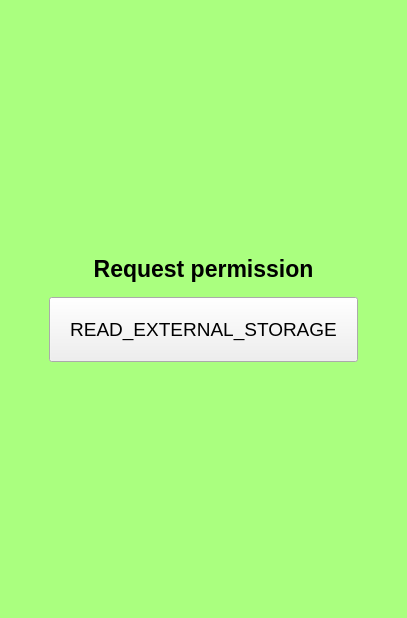
<?xml version="1.0" encoding="UTF-8"?>
<ui version="4.0">
 <class>MainWindow</class>
 <widget class="QMainWindow" name="MainWindow">
  <property name="geometry">
   <rect>
    <x>0</x>
    <y>0</y>
    <width>407</width>
    <height>618</height>
   </rect>
  </property>
  <property name="palette">
   <palette>
    <active>
     <colorrole role="Base">
      <brush brushstyle="SolidPattern">
       <color alpha="255">
        <red>255</red>
        <green>255</green>
        <blue>255</blue>
       </color>
      </brush>
     </colorrole>
     <colorrole role="Window">
      <brush brushstyle="SolidPattern">
       <color alpha="255">
        <red>170</red>
        <green>255</green>
        <blue>127</blue>
       </color>
      </brush>
     </colorrole>
    </active>
    <inactive>
     <colorrole role="Base">
      <brush brushstyle="SolidPattern">
       <color alpha="255">
        <red>255</red>
        <green>255</green>
        <blue>255</blue>
       </color>
      </brush>
     </colorrole>
     <colorrole role="Window">
      <brush brushstyle="SolidPattern">
       <color alpha="255">
        <red>170</red>
        <green>255</green>
        <blue>127</blue>
       </color>
      </brush>
     </colorrole>
    </inactive>
    <disabled>
     <colorrole role="Base">
      <brush brushstyle="SolidPattern">
       <color alpha="255">
        <red>170</red>
        <green>255</green>
        <blue>127</blue>
       </color>
      </brush>
     </colorrole>
     <colorrole role="Window">
      <brush brushstyle="SolidPattern">
       <color alpha="255">
        <red>170</red>
        <green>255</green>
        <blue>127</blue>
       </color>
      </brush>
     </colorrole>
    </disabled>
   </palette>
  </property>
  <property name="windowTitle">
   <string>Permission Test</string>
  </property>
  <property name="locale">
   <locale language="English" country="UnitedStates"/>
  </property>
  <widget class="QWidget" name="centralWidget">
   <layout class="QHBoxLayout" name="horizontalLayout">
    <item>
     <spacer name="horizontalSpacer">
      <property name="orientation">
       <enum>Qt::Horizontal</enum>
      </property>
      <property name="sizeHint" stdset="0">
       <size>
        <width>70</width>
        <height>20</height>
       </size>
      </property>
     </spacer>
    </item>
    <item>
     <layout class="QVBoxLayout" name="verticalLayout">
      <property name="spacing">
       <number>15</number>
      </property>
      <item>
       <spacer name="verticalSpacer">
        <property name="orientation">
         <enum>Qt::Vertical</enum>
        </property>
        <property name="sizeHint" stdset="0">
         <size>
          <width>20</width>
          <height>40</height>
         </size>
        </property>
       </spacer>
      </item>
      <item>
       <widget class="QLabel" name="label">
        <property name="sizePolicy">
         <sizepolicy hsizetype="Preferred" vsizetype="Fixed">
          <horstretch>0</horstretch>
          <verstretch>0</verstretch>
         </sizepolicy>
        </property>
        <property name="font">
         <font>
          <pointsize>17</pointsize>
          <weight>75</weight>
          <bold>true</bold>
         </font>
        </property>
        <property name="text">
         <string>Request permission</string>
        </property>
        <property name="alignment">
         <set>Qt::AlignCenter</set>
        </property>
       </widget>
      </item>
      <item>
       <widget class="QPushButton" name="RequestPermissionButton">
        <property name="font">
         <font>
          <pointsize>14</pointsize>
         </font>
        </property>
        <property name="styleSheet">
         <string notr="true">padding: 20px</string>
        </property>
        <property name="text">
         <string>READ_EXTERNAL_STORAGE</string>
        </property>
       </widget>
      </item>
      <item>
       <spacer name="verticalSpacer_2">
        <property name="orientation">
         <enum>Qt::Vertical</enum>
        </property>
        <property name="sizeHint" stdset="0">
         <size>
          <width>20</width>
          <height>40</height>
         </size>
        </property>
       </spacer>
      </item>
     </layout>
    </item>
    <item>
     <spacer name="horizontalSpacer_2">
      <property name="orientation">
       <enum>Qt::Horizontal</enum>
      </property>
      <property name="sizeHint" stdset="0">
       <size>
        <width>69</width>
        <height>20</height>
       </size>
      </property>
     </spacer>
    </item>
   </layout>
  </widget>
 </widget>
 <layoutdefault spacing="6" margin="11"/>
 <resources/>
 <connections/>
</ui>
